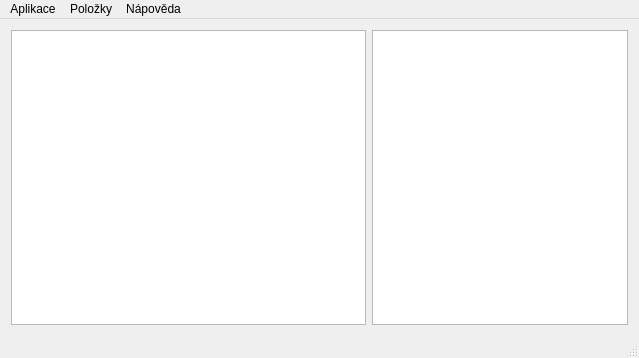
<?xml version="1.0" encoding="UTF-8"?>
<ui version="4.0">
 <class>MainWindow</class>
 <widget class="QMainWindow" name="MainWindow">
  <property name="geometry">
   <rect>
    <x>0</x>
    <y>0</y>
    <width>639</width>
    <height>358</height>
   </rect>
  </property>
  <property name="windowTitle">
   <string>QNote</string>
  </property>
  <property name="windowIcon">
   <iconset>
    <normaloff>qnote.ico</normaloff>qnote.ico</iconset>
  </property>
  <property name="windowOpacity">
   <double>1.000000000000000</double>
  </property>
  <widget class="QWidget" name="centralWidget">
   <layout class="QGridLayout" name="gridLayout">
    <item row="0" column="0">
     <widget class="QPlainTextEdit" name="plainTextEdit">
      <property name="sizePolicy">
       <sizepolicy hsizetype="Expanding" vsizetype="Expanding">
        <horstretch>0</horstretch>
        <verstretch>0</verstretch>
       </sizepolicy>
      </property>
     </widget>
    </item>
    <item row="0" column="1">
     <widget class="QListWidget" name="listWidget">
      <property name="sizePolicy">
       <sizepolicy hsizetype="Preferred" vsizetype="Preferred">
        <horstretch>0</horstretch>
        <verstretch>0</verstretch>
       </sizepolicy>
      </property>
     </widget>
    </item>
   </layout>
  </widget>
  <widget class="QMenuBar" name="menuBar">
   <property name="geometry">
    <rect>
     <x>0</x>
     <y>0</y>
     <width>639</width>
     <height>23</height>
    </rect>
   </property>
   <widget class="QMenu" name="menu">
    <property name="title">
     <string>Aplikace</string>
    </property>
    <addaction name="actionVypnout"/>
   </widget>
   <widget class="QMenu" name="menuN_pov_da">
    <property name="title">
     <string>Nápověda</string>
    </property>
    <addaction name="actionO"/>
    <addaction name="actionO_Qt"/>
   </widget>
   <widget class="QMenu" name="menuPolo_ky">
    <property name="title">
     <string>Položky</string>
    </property>
    <addaction name="actionUlozit"/>
    <addaction name="actionPridat"/>
    <addaction name="actionSmazat"/>
    <addaction name="actionPrejmenovat"/>
   </widget>
   <addaction name="menu"/>
   <addaction name="menuPolo_ky"/>
   <addaction name="menuN_pov_da"/>
  </widget>
  <widget class="QStatusBar" name="statusBar"/>
  <action name="actionVypnout">
   <property name="text">
    <string>Vypnout</string>
   </property>
   <property name="whatsThis">
    <string>Vypne aplikaci</string>
   </property>
   <property name="font">
    <font/>
   </property>
   <property name="shortcut">
    <string>Ctrl+Q</string>
   </property>
  </action>
  <action name="actionUlozit">
   <property name="text">
    <string>Uložit</string>
   </property>
   <property name="whatsThis">
    <string>Uloží soubor</string>
   </property>
   <property name="shortcut">
    <string>Ctrl+S</string>
   </property>
  </action>
  <action name="actionO">
   <property name="text">
    <string>O aplikaci</string>
   </property>
  </action>
  <action name="actionO_Qt">
   <property name="text">
    <string>O Qt</string>
   </property>
  </action>
  <action name="actionPridat">
   <property name="text">
    <string>Přidat</string>
   </property>
   <property name="shortcut">
    <string>Ctrl+N</string>
   </property>
  </action>
  <action name="actionSmazat">
   <property name="text">
    <string>Smazat</string>
   </property>
   <property name="shortcut">
    <string>Ctrl+D</string>
   </property>
  </action>
  <action name="actionPrejmenovat">
   <property name="text">
    <string>Přejmenovat</string>
   </property>
   <property name="shortcut">
    <string>Ctrl+R</string>
   </property>
  </action>
 </widget>
 <layoutdefault spacing="6" margin="11"/>
 <resources/>
 <connections/>
</ui>
